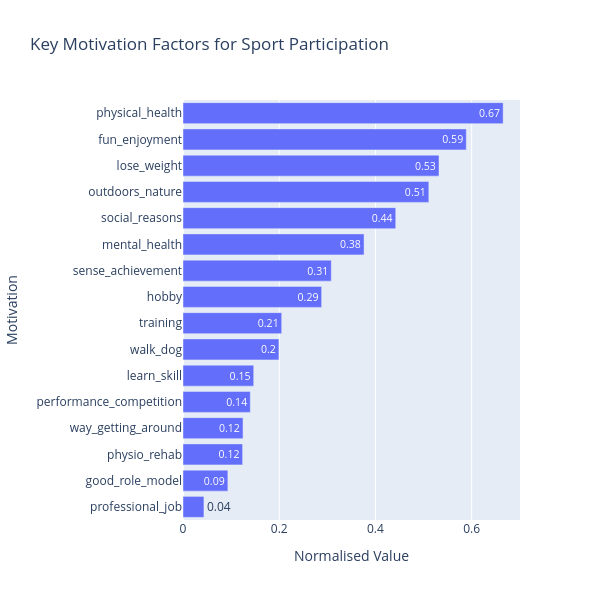

Write notebook code for a chart like this one.
### Markdown cell above
The `All` and `Total` row was selected to examine general participation motivations across the overall adult population. This section does not focus on a specific age group. Instead, it identifies broad motivation patterns that may inform participation-focused engagement approaches.

This is useful because the previous clustering analysis identified several Olympic sport groups with low participation levels. For these groups, understanding the most common motivations for sport participation can help identify which factors may be emphasised when developing broader sports engagement.

The values represent normalised proportions of survey respondents who identified each factor as a motivation for participation.

### Code cell
adult_total = adult_total.drop(columns=['group', 'age_group']) #removes unnecessary columns (`group` and `age_group`)

motivation_long = adult_total.melt( #reshapes the dataset into a long format
    var_name='Motivation',
    value_name='Value'
)

motivation_long = motivation_long.sort_values(
    'Value',
    ascending=True
)

fig = px.bar(
    motivation_long,
    x='Value',
    y='Motivation',
    orientation='h',
    text = motivation_long['Value'].round(2),
    title='Key Motivation Factors for Sport Participation',
    labels={
        'Value': 'Normalised Value'
    },
    width = 600,
    height = 600
)

fig.show()

### Figure 1 — Plotly figure (JSON) as saved in the notebook; plotly's stock layout.template omitted (floating-point values rounded to 4 significant figures)
{"data": [{"hovertemplate": "Normalised Value=%{x}<br>Motivation=%{y}<br>text=%{text}<extra></extra>", "legendgroup": "", "marker": {"color": "#636efa", "pattern": {"shape": ""}}, "name": "", "orientation": "h", "showlegend": false, "text": [0.04, 0.09, 0.12, 0.12, 0.14, 0.15, 0.2, 0.21, 0.29, 0.31, 0.38, 0.44, 0.51, 0.53, 0.59, 0.67], "textposition": "auto", "type": "bar", "x": [0.04352, 0.09326, 0.124, 0.1248, 0.1399, 0.147, 0.1994, 0.2051, 0.2882, 0.3082, 0.3763, 0.4422, 0.5109, 0.5321, 0.5888, 0.6654], "xaxis": "x", "y": ["professional_job", "good_role_model", "physio_rehab", "way_getting_around", "performance_competition", "learn_skill", "walk_dog", "training", "hobby", "sense_achievement", "mental_health", "social_reasons", "outdoors_nature", "lose_weight", "fun_enjoyment", "physical_health"], "yaxis": "y"}], "layout": {"barmode": "relative", "height": 600, "legend": {"tracegroupgap": 0}, "title": {"text": "Key Motivation Factors for Sport Participation"}, "width": 600, "xaxis": {"anchor": "y", "domain": [0, 1], "title": {"text": "Normalised Value"}}, "yaxis": {"anchor": "x", "domain": [0, 1], "title": {"text": "Motivation"}}}}
